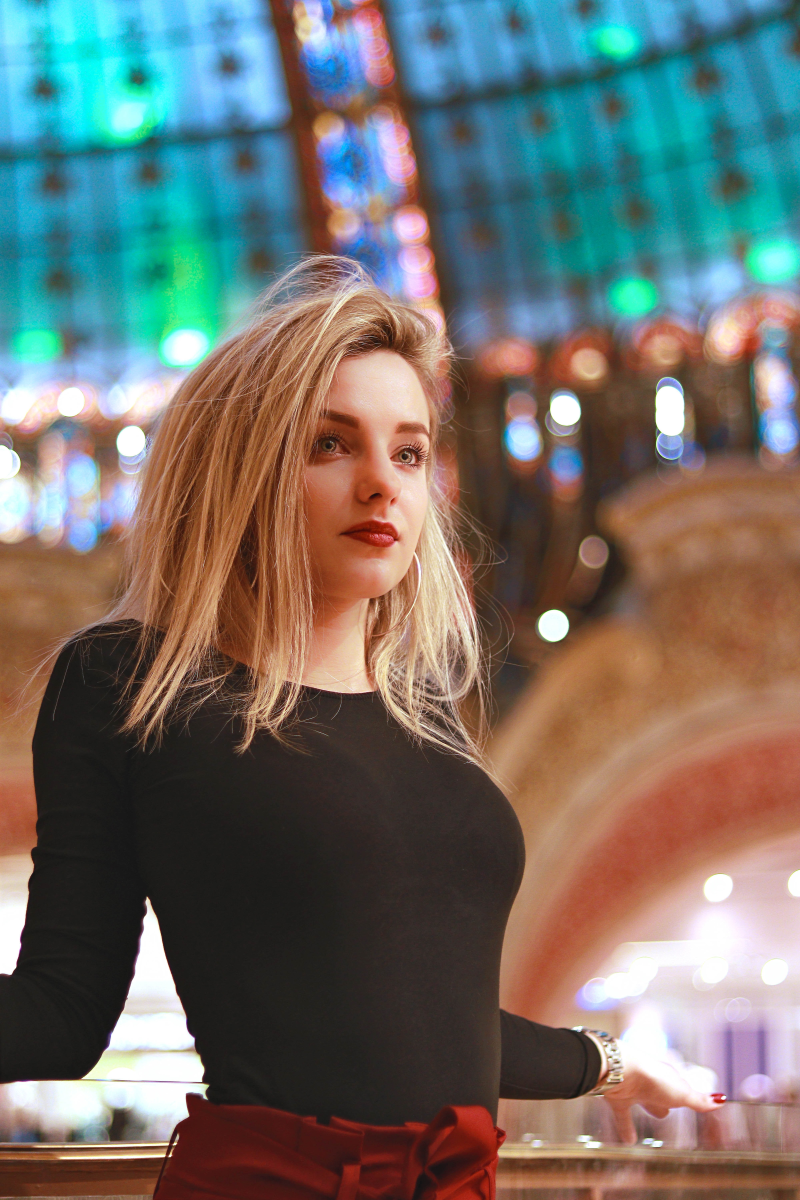
#> input picture OpenCv/Images/girl.jpg, 4000 x 6000 px, found by its file name (shown at 1/5 size)
$ python masking.py
#> lines starting #> are read from the running program, lines starting #| are printed output that depends on the picture; after the words box and inside, x2 and y2 are one past the last pixel; in counts of white or black regions, pixels touching at a corner belong together
import cv2 as cv
import numpy as np

image = cv.imread('OpenCv\Images\girl.jpg')
#> image is the input picture: shape (6000, 4000, 3); mean B, G, R 105.8, 111.1, 111.3

img = cv.resize(image, (500,700), interpolation=cv.INTER_CUBIC )
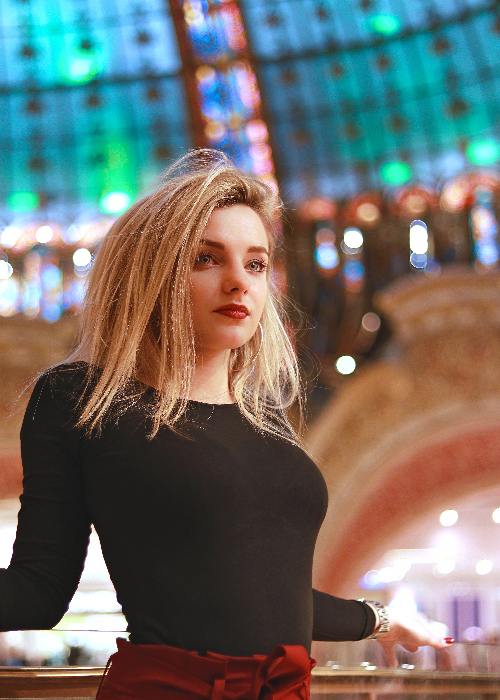
#> img: shape (700, 500, 3); mean B, G, R 105.8, 111.1, 111.2
cv.imshow('resize',img)

blank = np.zeros(img.shape[:2], dtype="uint8")

mask = cv.circle(blank.copy(),(200,270), 100, 225, -1)

mask1 = cv.rectangle(blank.copy(), (50,50),(450,450), 225, -1)
cv.imshow("m", mask)
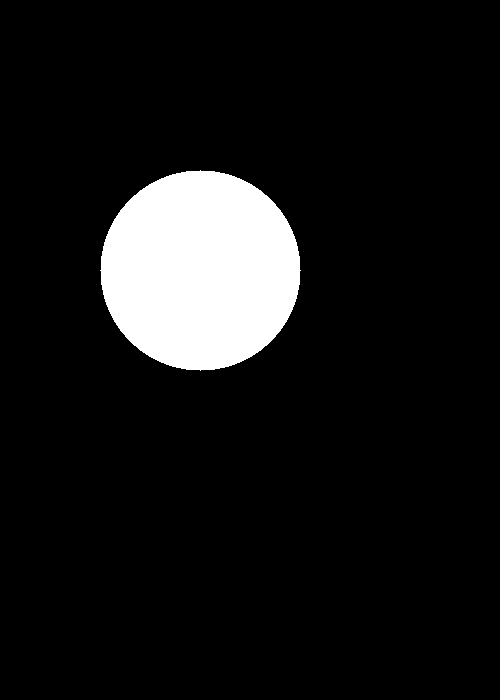
#> window 'm': shape (700, 500); values 0 (black) and 225 (white), 9% white; 1 white region, box (x1, y1, x2, y2) and area: (100, 170, 301, 371) 31417

# superimpose the mask on image
masked = cv.bitwise_and(img, img, mask=mask)
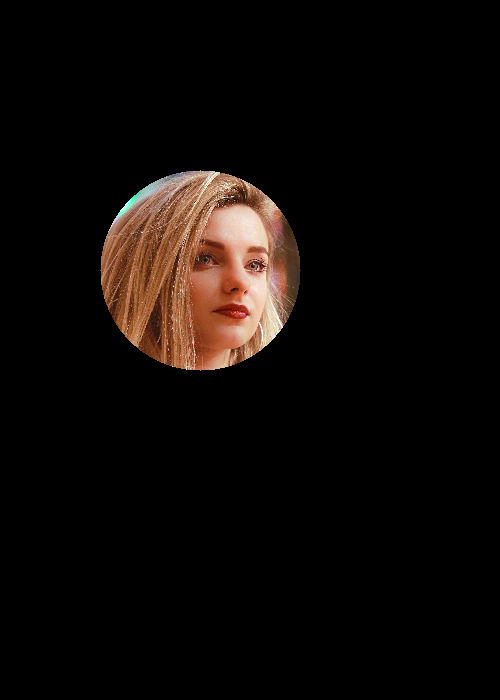
#> masked: shape (700, 500, 3); mean B, G, R 7.4, 9.9, 14.8
cv.imshow("masked", masked)

# rectangle mask on image
masked = cv.bitwise_and(img, img, mask=mask1)
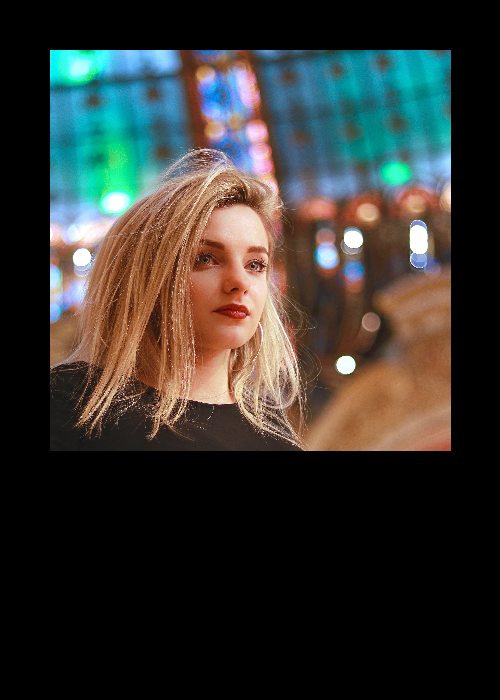
#> masked: shape (700, 500, 3); mean B, G, R 48.8, 53.2, 52.9
cv.imshow("masked1", masked)

cv.waitKey(2200)

$ run again, with OpenCv/Images/b1.jpg copied over OpenCv/Images/girl.jpg
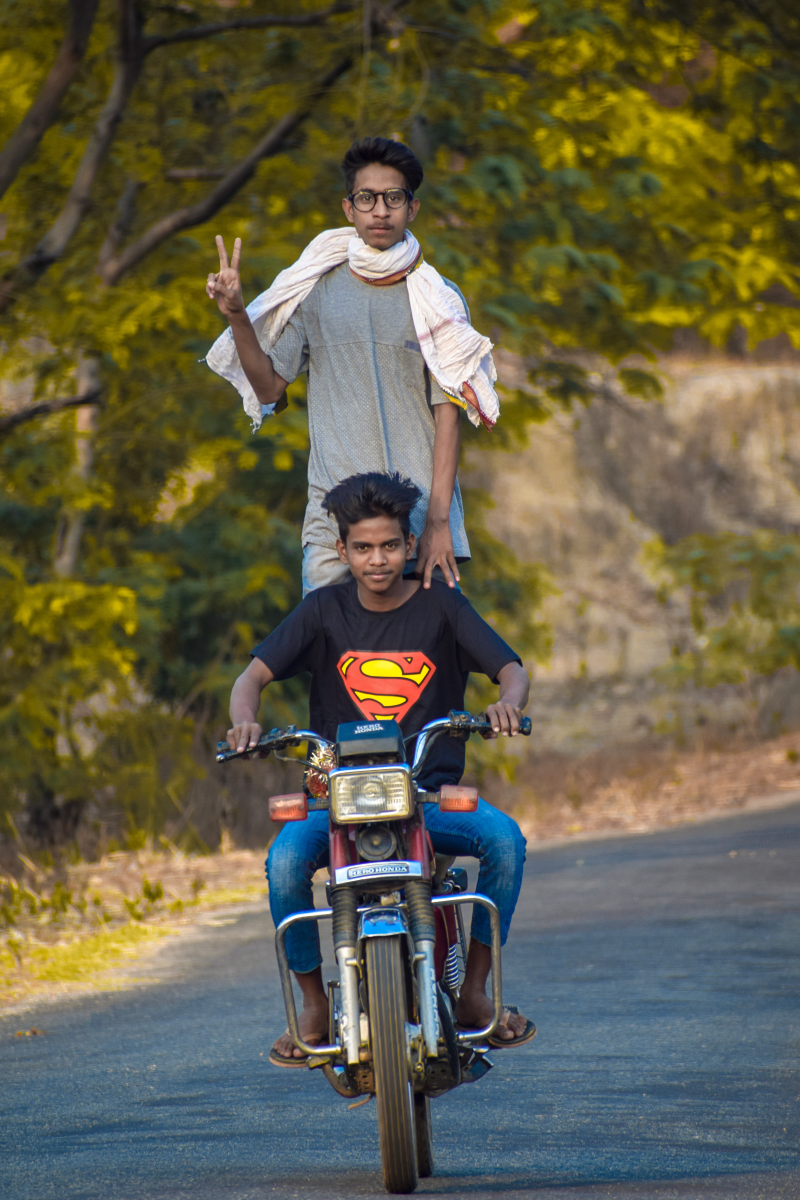
#> input picture OpenCv/Images/b1.jpg, 4000 x 6000 px, found by its file name (shown at 1/5 size)
#> image is the input picture: shape (6000, 4000, 3); mean B, G, R 72.4, 94.5, 98.4
#> `img = cv.resize(image, (500,700), interpolation=cv.INTER_CUBIC )`:
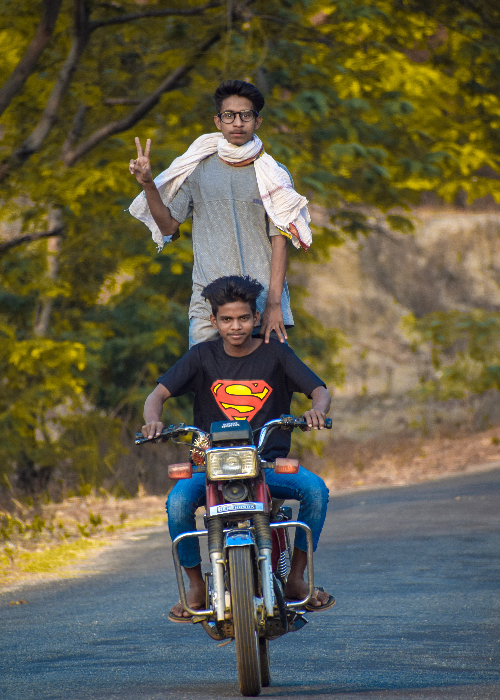
#> img: shape (700, 500, 3); mean B, G, R 72.5, 94.6, 98.5
#> `masked = cv.bitwise_and(img, img, mask=mask1)`:
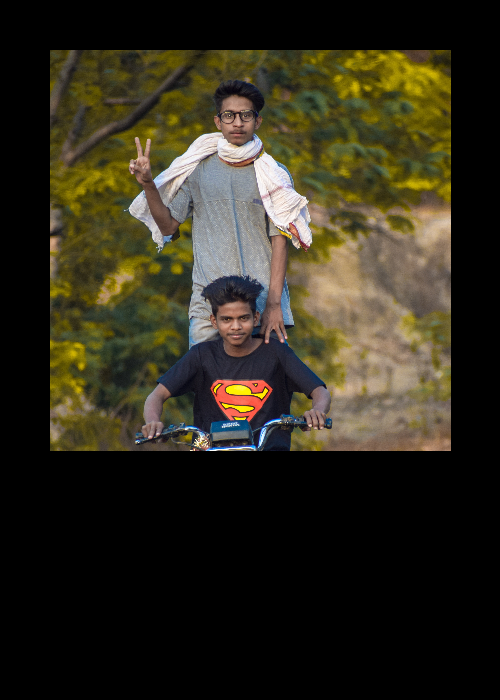
#> masked: shape (700, 500, 3); mean B, G, R 28.8, 43.4, 47.9

$ run again, with OpenCv/Images/c1.jpg copied over OpenCv/Images/girl.jpg
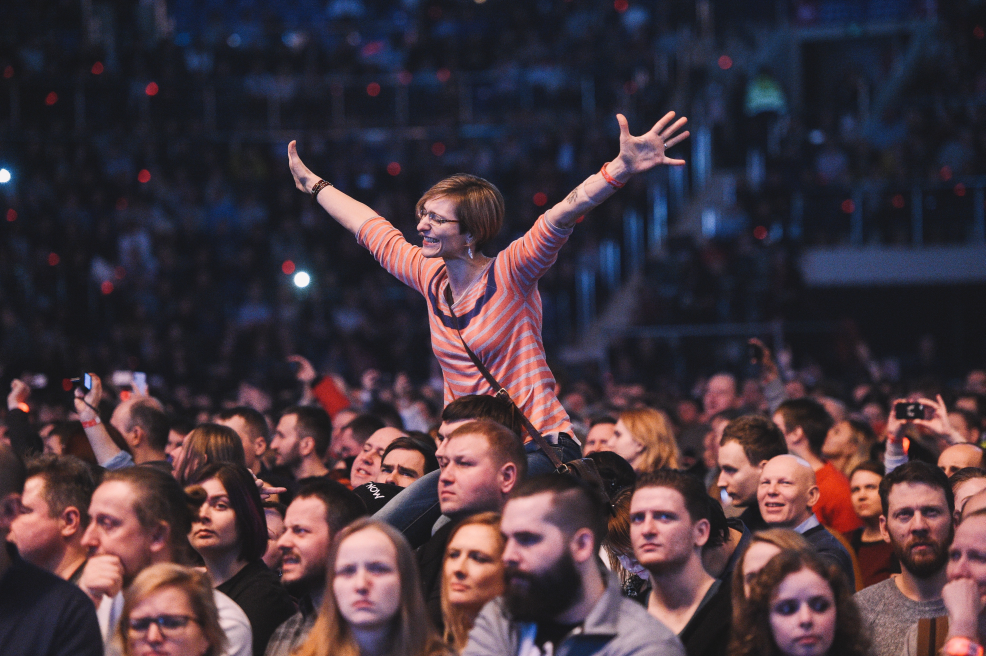
#> input picture OpenCv/Images/c1.jpg, 4928 x 3280 px, found by its file name (shown at 1/5 size)
#> image is the input picture: shape (3280, 4928, 3); mean B, G, R 62.7, 54.7, 70.2
#> `img = cv.resize(image, (500,700), interpolation=cv.INTER_CUBIC )`:
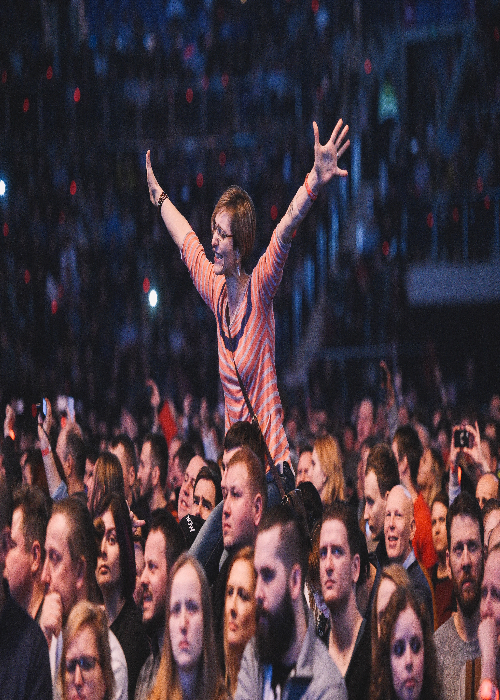
#> img: shape (700, 500, 3); mean B, G, R 62.6, 54.7, 70.2
#> `masked = cv.bitwise_and(img, img, mask=mask1)`:
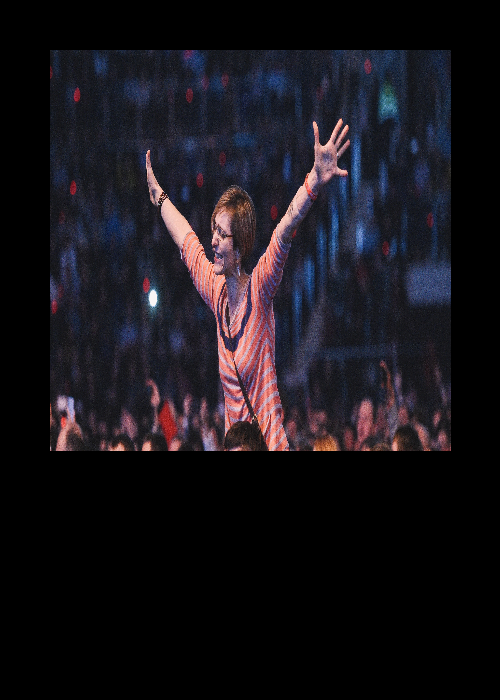
#> masked: shape (700, 500, 3); mean B, G, R 26.4, 20.8, 23.8

$ run again, with OpenCv/Images/c2.jpg copied over OpenCv/Images/girl.jpg
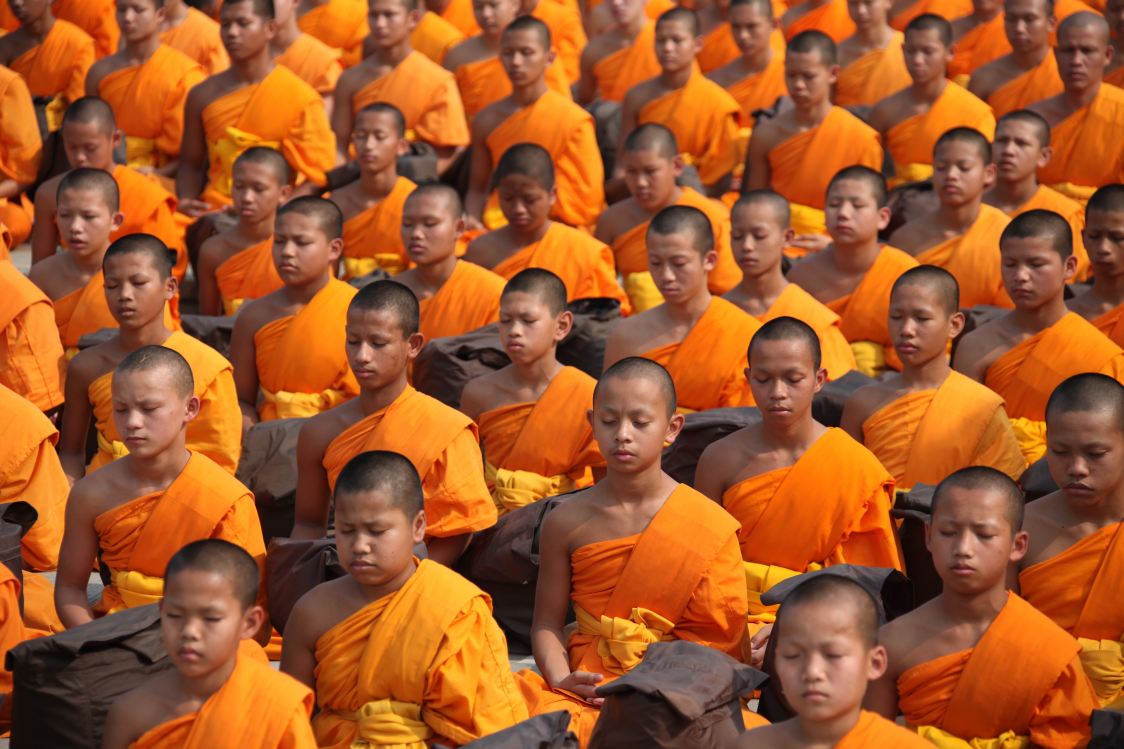
#> input picture OpenCv/Images/c2.jpg, 5616 x 3744 px, found by its file name (shown at 1/5 size)
#> image is the input picture: shape (3744, 5616, 3); mean B, G, R 41.6, 87.8, 160.6
#> `img = cv.resize(image, (500,700), interpolation=cv.INTER_CUBIC )`:
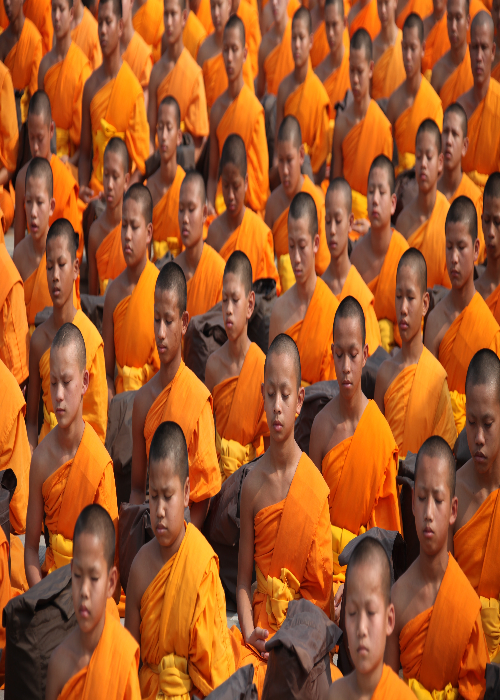
#> img: shape (700, 500, 3); mean B, G, R 41.6, 87.8, 160.6
#> `masked = cv.bitwise_and(img, img, mask=mask1)`:
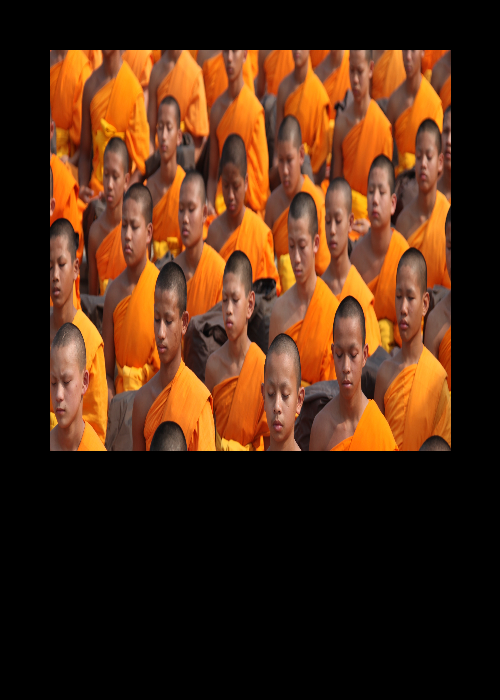
#> masked: shape (700, 500, 3); mean B, G, R 20.4, 42.5, 76.5
